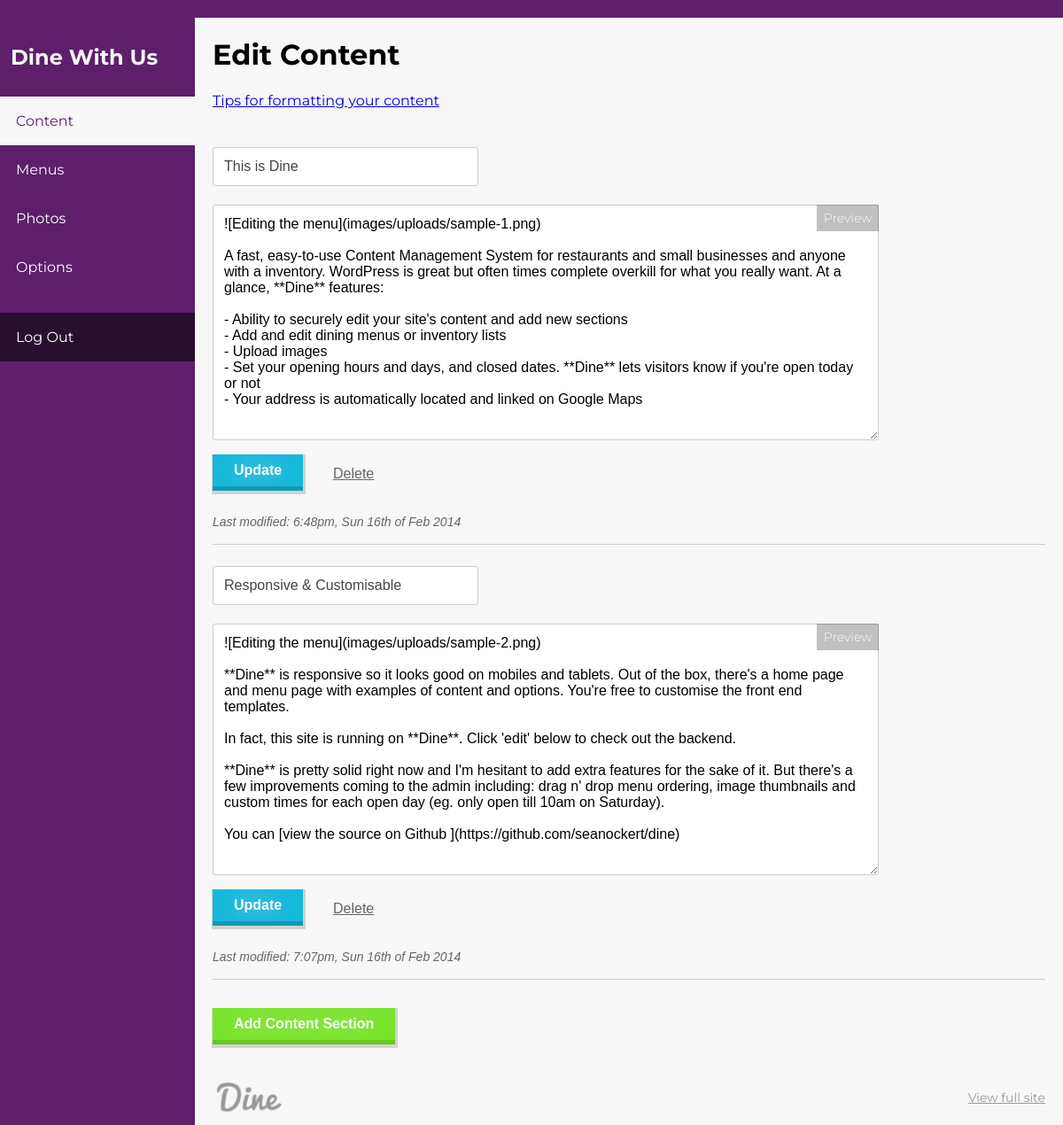
The app's page /edit/index.php (signed in), older data.
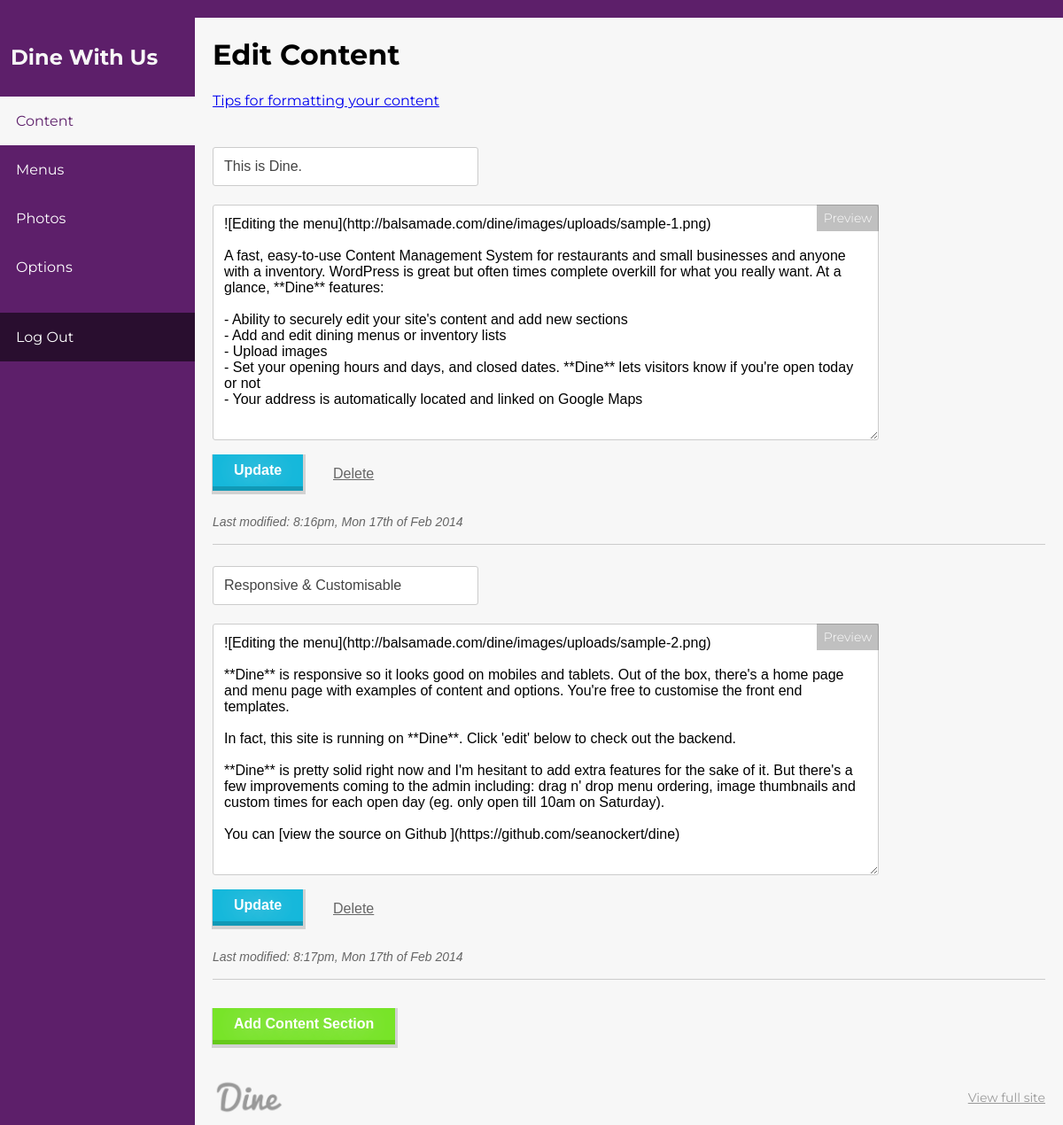
The same page, newer data.
### tables this page shows
CREATE TABLE contents (id INTEGER PRIMARY KEY, title TEXT, content TEXT, markdown TEXT, position TEXT, date_modified TEXT, date_created TEXT);

### dine/db.php (called while the page is built, shortened)
<?php
class database {
  public $db_path = DBPATH;
  public function read($table, $order = 'id') {
    try {
      $db = new PDO("sqlite:$this->db_path");
      $db->setAttribute( PDO::ATTR_ERRMODE, PDO::ERRMODE_WARNING );
      $rows = $db->query('SELECT * FROM ' . $table . ' ORDER BY "' . $order . '"');
      $rows->setFetchMode(PDO::FETCH_ASSOC);
      $data = $this->array_to_object($rows);
      return $data;
    } catch (PDOException $e) {
      return 'Connection failed: ' . $e->getMessage();
    }
  }
  public function readSingle($table, $col, $id) {
    try {
      $db = new PDO("sqlite:$this->db_path");
      $db->setAttribute( PDO::ATTR_ERRMODE, PDO::ERRMODE_EXCEPTION );
      $row = $db->query('SELECT ' . $col . ' FROM ' . $table . ' WHERE id=' . $id);
      $row->setFetchMode(PDO::FETCH_ASSOC);
      $data = $this->array_to_object($row);
      return $data->{'0'};
    } catch (PDOException $e) {
      $this->setup();
    }
  }
  public function array_to_object($array) {
    $obj = new stdClass;
    foreach($array as $k => $v) {
       if(strlen($k)) {
          if(is_array($v)) {
             $obj->{$k} = $this->array_to_object($v);
          } else {
             $obj->{$k} = $v;
          }
       }
    }
    return $obj;
  }
}

### edit/views/contents.php (the view, shortened to what this page needs)
<?php
  if ($_SESSION['user'] == true)
  {
     $contents = $DB->read('contents');
?>
  <body id="edit">
        <?php
          $active = 'content';
          include('partials/nav.php');
        ?>
    <div id="content">
        <div id="header">
            <h1>Edit Content</h1>
            <a href="#" data-reveal-id="markdown-tips">Tips for formatting your content</a><br><br>
        </div>
        <?php if (count($contents) > 0) {
          foreach($contents as $row) { ?>
          <div class="content">
            <form method="post" action="controllers/contents.php">
              <h4><input type="text" name="title" value="<?php echo $row->title; ?>" placeholder="Give this section a name"> <a href="#" class="preview-button">Preview</a></h4>
              <textarea name="content" id="editor" placeholder="Add content here..."><?php echo $row->markdown; ?></textarea>
              <p><br><input type="submit" value="Update" class="button blue"></p>
            </form>
            <form method="post" action="controllers/contents.php" class="delete-content">
              <input type="submit" name="submit" value="Delete" class="delete">
            </form>
            <em class="grey">Last modified: <?php echo date('g:ia, D jS \of M Y',$row->date_modified); ?></em>
            <hr>
          </div>
        <?php } ?>
        <?php } else {
          echo '<tr><td colspan="7"><em>No content yet.</em> <a href="#" data-reveal-id="add-content" class="button green">Add some content</a></td></tr>';
        } ?>
        <p><br><a href="#" data-reveal-id="add-content" class="button green">Add Content Section</a></p>
        <br>
    </div>
  <?php include('partials/footer.php'); ?>
<?php
}
else
{
  header('Location: /login.php');
}

### edit/partials/header.php (shortened to what this page needs)
<?php
require('../dine/loader.php');
$title = $DB->readSingle('options','content',1);
?>
<!doctype html>
<html lang="en" <?php if(!isset($_SESSION['user'])) { echo 'id="login"';} ?>>
  <head>
    <link rel="stylesheet" type="text/css" href="../css/editor/editor.css"></link>
  </head>

### edit/index.php
<?php
    include('partials/header.php');
if(!isset($_SESSION['user'])){
    include('views/login.php');
}else{
    include('views/contents.php');
}

### edit/partials/nav.php (shortened to what this page needs)
<div id="sidebar">
  <h2><a class="brand" href="../" title="Return to site"><?php echo $title->content; ?></a></h2>
  <nav class="nav-collapse">
        <ul>
        <?php
            $navitems = ['content','menus','photos','options'];
            $output = '';
            foreach($navitems as $navitem) {
                $class = '';
                $url = $navitem;
                if ($navitem == $active) {
                    $class = 'class="active"';
                }
                if ($navitem == 'content') {
                   $url = 'index';
                }
                $output .= '<li><a href="' . $url . '.php" ' . $class . ' data-instant>' . ucfirst($navitem) . '</a></li>';
            }
            echo $output;
        ?>
            <li><a href="controllers/login.php?action=logout" class="logout">Log Out</a></li>
        </ul>
  </nav>
</div>

### edit/partials/footer.php (shortened to what this page needs)
	<div id="footer">
		<a href="http://balsamade.com/dine" class="logo left"><img src="../images/dine-logo-mute.png"></a>
        <a href="#" id="viewtoggle" class="right">View full site</a>
	</div>
  </body>
</html>

Row changes from the older to the newer data that the page shows:
changed contents: title "This is Dine" → "This is Dine."; content "![Editing the menu](images/uploads/sample-1.png) A fast, easy-to-use Content…" → "![Editing the menu](http://balsamade.com/dine/images/uploads/sample-1.png) A fast, easy-to-use Content…"; date_modified "6:48pm, Sun 16th of Feb 2014" → "8:16pm, Mon 17th of Feb 2014"
changed contents "Responsive & Customisable": content "![Editing the menu](images/uploads/sample-2.png) **Dine** is responsive so…" → "![Editing the menu](http://balsamade.com/dine/images/uploads/sample-2.png) **Dine** is responsive so…"; date_modified "7:07pm, Sun 16th of Feb 2014" → "8:17pm, Mon 17th of Feb 2014"
